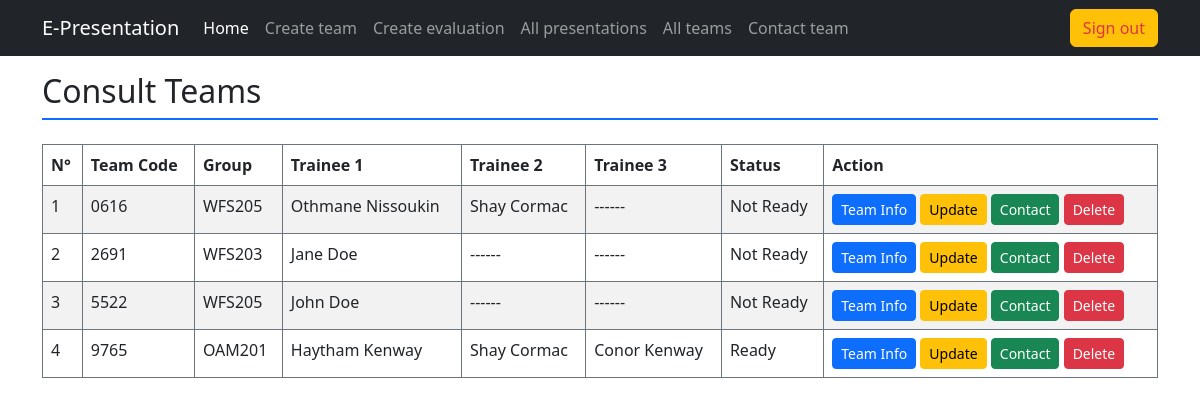
/index.php?action=all_teams (signed in), run on an earlier commit of the app's database.
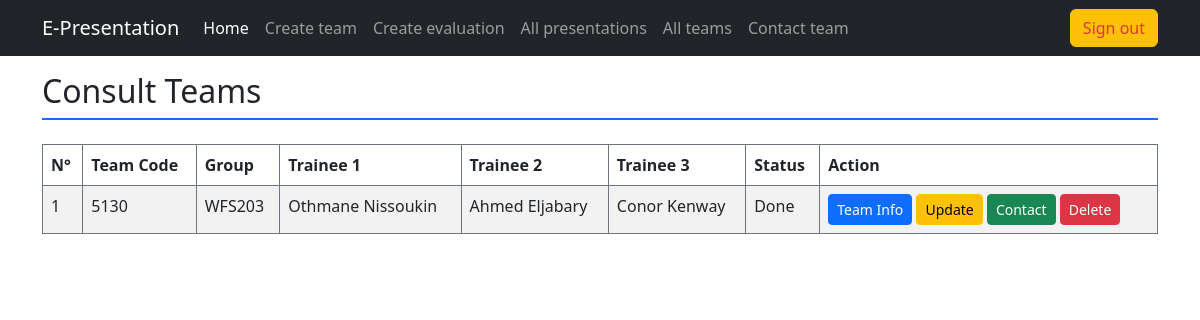
And on a later commit of the database.
### tables this page shows
CREATE TABLE `team` (
  `team_code` varchar(8) NOT NULL,
  `group_code` varchar(10) NOT NULL,
  `presentation_date` date DEFAULT NULL,
  `presentation_time` time DEFAULT NULL,
  `status` enum('Done','Ready','Not Ready') DEFAULT 'Not Ready'
);

### controller/layouts_rendering.php (called while the page is built, shortened)
<?php
    class LayoutRendering {
        static function all_teams() {
            $teams_data = PresentationModel::fetch_teams_full_info();
            if (isset($teams_data[0])) {
                $teams_data = is_null($teams_data[0]["team_code"]) ? [] : $teams_data;
            }
            require "view/mentor/all_teams.php";
        }
    }

### model/team_model.php (called while the page is built, shortened)
<?php
    class PresentationModel {
        static function connection() {
            $username = "root";
            $password = "";
            $host = "localhost";
            $dbname = "e-presentations";
            $dsn = "mysql:host=$host;dbname=$dbname";
            try {
                return new PDO($dsn, $username, $password);
            } catch (PDOException $err) {
                echo "<div class='alert alert-danger'>Database connection couldn't be established</div>";
                $err->getMessage();
            }
        }
        static function fetch_teams_full_info() {
            $connection = self::connection();
            $request = $connection->prepare("
                SELECT team.team_code, GROUP_CONCAT(trainee.fullname) AS members, team.group_code, team.status
                FROM team
                INNER JOIN trainee
                ON team.team_code = trainee.team_code
                GROUP BY team.team_code;");
            $request->execute();
            return $request->fetchAll(PDO::FETCH_ASSOC);
        }
    }
?>

### view/mentor/all_teams.php (the view, shortened to what this page needs)
<h2 class="border-bottom pb-2 border-2 border-primary mb-4">Consult Teams</h2>
<div class="table-responsive">
    <table class="table table-bordered border-secondary table-striped table-hover">
        <thead>
            <th>N°</th>
            <th>Team Code</th>
            <th>Group</th>
            <th>Trainee 1</th>
            <th>Trainee 2</th>
            <th>Trainee 3</th>
            <th>Status</th>
            <th>Action</th>
        </thead>
        <?php
            $counter = 0;
            foreach($teams_data as $team):
                ++$counter;
                $members = explode(",", $team["members"]);
        ?>
            <tr>
                <td><?= $counter ?></td>
                <td><?= $team["team_code"] ?></td>
                <td><?= $team["group_code"] ?></td>
                <td><?= isset($members[0]) ? $members[0] : "------" ?></td>
                <td><?= isset($members[1]) ? $members[1] : "------" ?></td>
                <td><?= isset($members[2]) ? $members[2] : "------" ?></td>
                <td><?= $team["status"] ?></td>
                <td>
                    <a href="index.php?action=team_info&team_code=<?= $team["team_code"] ?>" class="btn btn-sm btn-primary" target="_blank">Team Info</a>
                    <a href="index.php?action=update&team_code=<?= $team["team_code"] ?>" class="btn btn-sm btn-warning" target="_blank">Update</a>
                    <button class="btn btn-sm btn-success">Contact</button>
                    <button class="btn btn-sm btn-danger">Delete</button>
                </td>
            </tr>
        <?php
            endforeach;
        ?>
    </table>
</div>
<?php
    require "view/master.php";
?>

What changed in the data, as far as the page shows it:
removed team: team_code "0616", group_code "WFS205", members "Othmane Nissoukin", members "Shay Cormac", status "Not Ready"
removed team: team_code "2691", group_code "WFS203", members "Jane Doe", status "Not Ready"
removed team: team_code "5522", group_code "WFS205", members "John Doe", status "Not Ready"
removed team: team_code "9765", group_code "OAM201", members "Haytham Kenway", members "Shay Cormac", members "Conor Kenway", status "Ready"
added team: team_code "5130", group_code "WFS203", members "Othmane Nissoukin", members "Ahmed Eljabary", members "Conor Kenway", status "Done"
